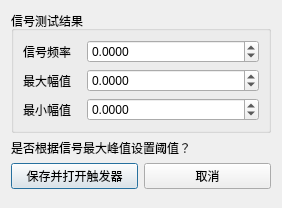
<?xml version="1.0" encoding="UTF-8"?>
<ui version="4.0">
 <class>singletest</class>
 <widget class="QDialog" name="singletest">
  <property name="geometry">
   <rect>
    <x>0</x>
    <y>0</y>
    <width>282</width>
    <height>208</height>
   </rect>
  </property>
  <property name="windowTitle">
   <string>Dialog</string>
  </property>
  <layout class="QVBoxLayout" name="verticalLayout_2">
   <item>
    <widget class="QGroupBox" name="groupBox">
     <property name="title">
      <string>信号测试结果</string>
     </property>
     <layout class="QVBoxLayout" name="verticalLayout">
      <item>
       <layout class="QHBoxLayout" name="horizontalLayout_3" stretch="1,3">
        <item>
         <widget class="QLabel" name="label_4">
          <property name="text">
           <string>信号频率</string>
          </property>
         </widget>
        </item>
        <item>
         <widget class="QDoubleSpinBox" name="dsb_ns">
          <property name="decimals">
           <number>4</number>
          </property>
          <property name="minimum">
           <double>-20000.000000000000000</double>
          </property>
          <property name="maximum">
           <double>20000.000000000000000</double>
          </property>
         </widget>
        </item>
       </layout>
      </item>
      <item>
       <layout class="QHBoxLayout" name="horizontalLayout_2" stretch="1,3">
        <item>
         <widget class="QLabel" name="label_5">
          <property name="text">
           <string>最大幅值</string>
          </property>
         </widget>
        </item>
        <item>
         <widget class="QDoubleSpinBox" name="dsb_maxVolts">
          <property name="decimals">
           <number>4</number>
          </property>
          <property name="minimum">
           <double>-20000.000000000000000</double>
          </property>
          <property name="maximum">
           <double>20000.000000000000000</double>
          </property>
         </widget>
        </item>
       </layout>
      </item>
      <item>
       <layout class="QHBoxLayout" name="horizontalLayout" stretch="1,3">
        <item>
         <widget class="QLabel" name="label_6">
          <property name="text">
           <string>最小幅值</string>
          </property>
         </widget>
        </item>
        <item>
         <widget class="QDoubleSpinBox" name="dsb_minVolts">
          <property name="decimals">
           <number>4</number>
          </property>
          <property name="minimum">
           <double>-20000.000000000000000</double>
          </property>
          <property name="maximum">
           <double>20000.000000000000000</double>
          </property>
         </widget>
        </item>
       </layout>
      </item>
     </layout>
    </widget>
   </item>
   <item>
    <widget class="QLabel" name="label">
     <property name="text">
      <string>是否根据信号最大峰值设置阈值？</string>
     </property>
    </widget>
   </item>
   <item>
    <layout class="QHBoxLayout" name="horizontalLayout_4">
     <item>
      <widget class="QPushButton" name="pushButton">
       <property name="text">
        <string>保存并打开触发器</string>
       </property>
      </widget>
     </item>
     <item>
      <widget class="QPushButton" name="pushButton_2">
       <property name="text">
        <string>取消</string>
       </property>
      </widget>
     </item>
    </layout>
   </item>
   <item>
    <spacer name="verticalSpacer">
     <property name="orientation">
      <enum>Qt::Orientation::Vertical</enum>
     </property>
     <property name="sizeHint" stdset="0">
      <size>
       <width>20</width>
       <height>1</height>
      </size>
     </property>
    </spacer>
   </item>
  </layout>
 </widget>
 <resources/>
 <connections/>
</ui>
